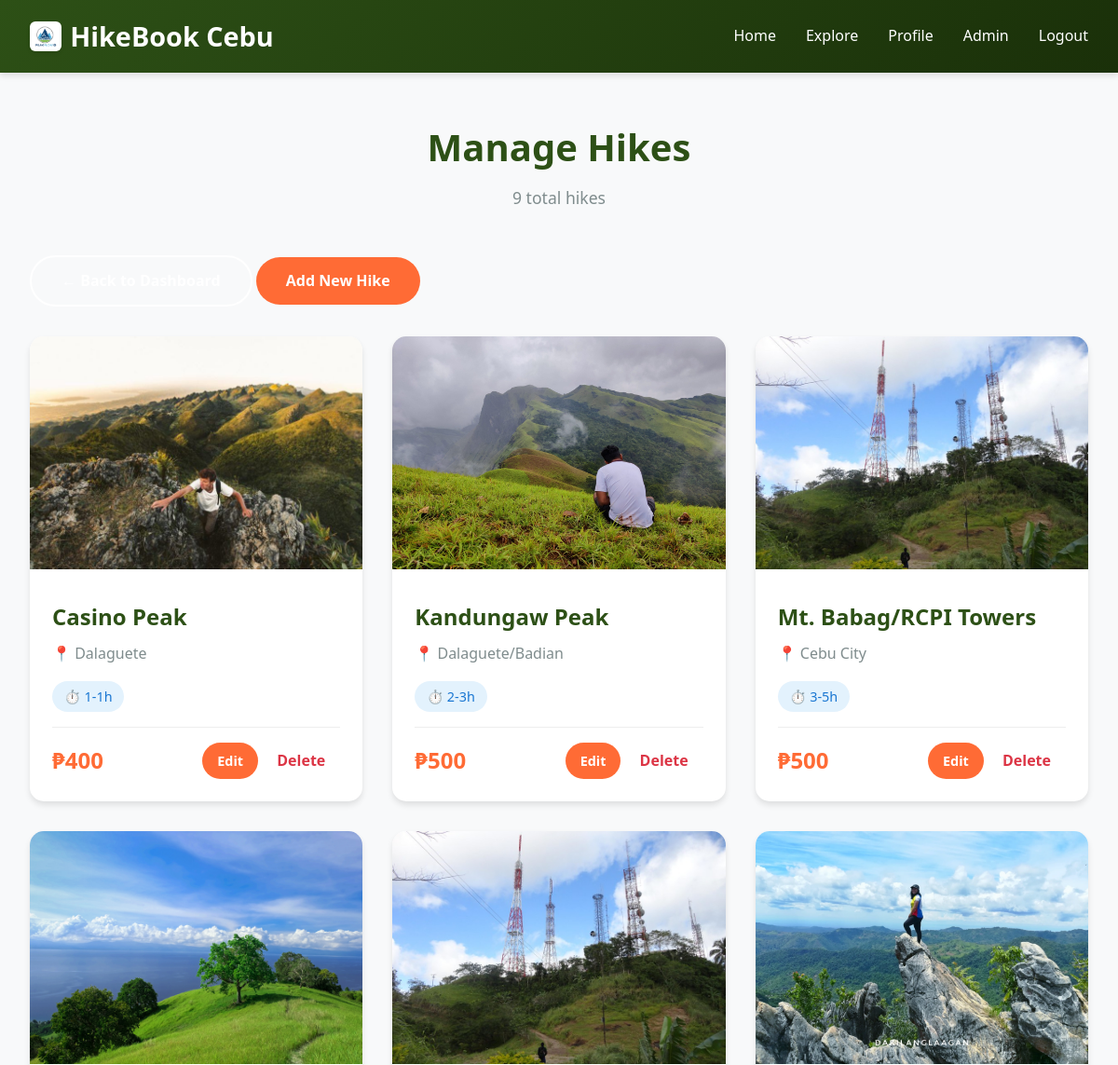
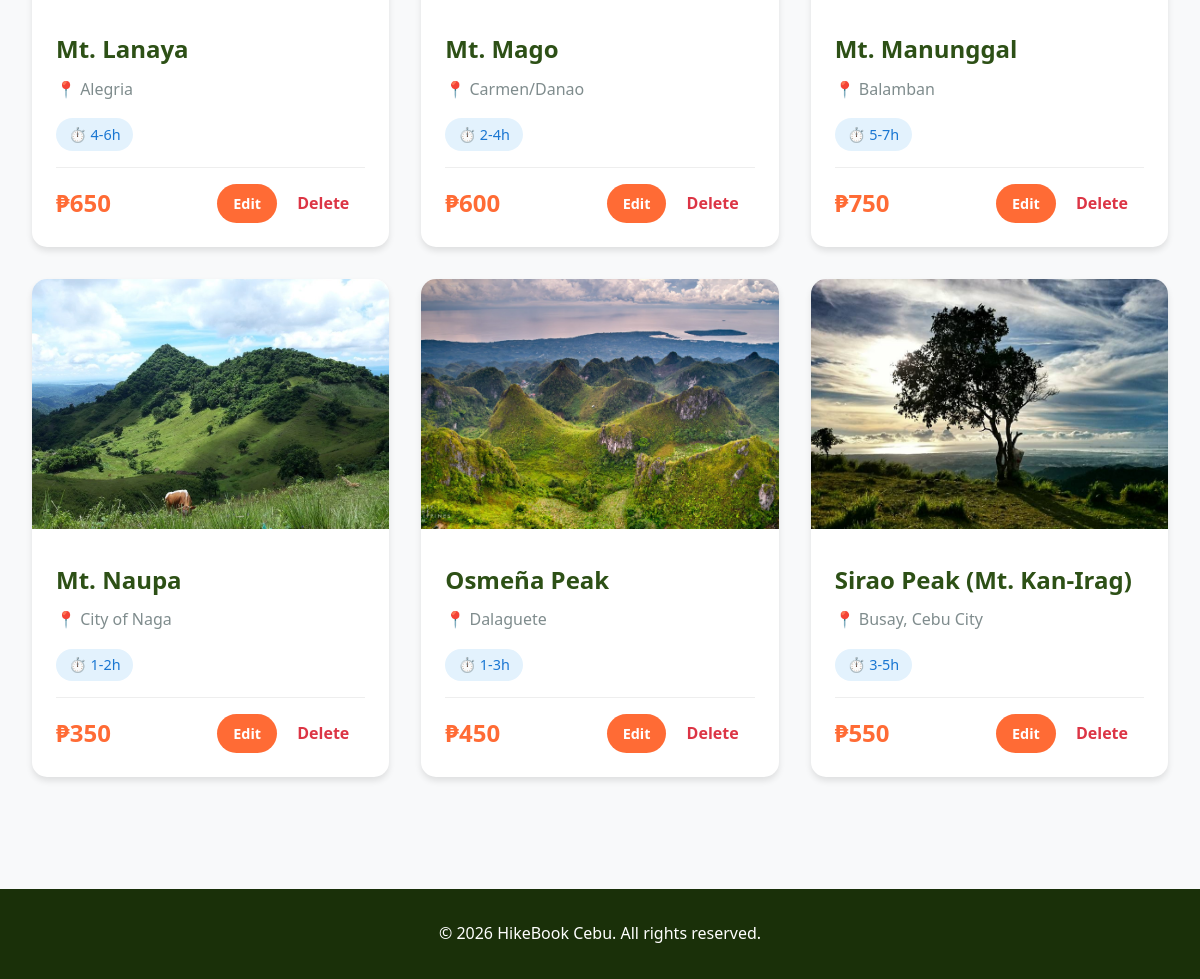
Page /admin/manage_hikes.php (signed in) on the committed database (2 pictures, top to bottom).
### tables this page shows
CREATE TABLE `hikes` (
  `id` int(11) NOT NULL,
  `slug` varchar(64) NOT NULL,
  `name` varchar(120) NOT NULL,
  `location` varchar(120) NOT NULL,
  `difficulty` varchar(64) NOT NULL,
  `duration_hours_min` int(11) NOT NULL,
  `duration_hours_max` int(11) NOT NULL,
  `price` int(11) NOT NULL,
  `description` text NOT NULL,
  `image_url` varchar(255) NOT NULL
);

### config.php (called while the page is built, shortened)
<?php
function sanitize($data) {
    return htmlspecialchars(trim($data), ENT_QUOTES, 'UTF-8');
}
?>

### admin/manage_hikes.php (the view, shortened to what this page needs)
<?php
require_once '../config.php';
$stmt = $pdo->query("SELECT * FROM hikes ORDER BY name ASC");
$hikes = $stmt->fetchAll();
?>
<!DOCTYPE html>
<html lang="en">
<head>
    <link rel="stylesheet" href="../css/styles.css">
</head>
<body>
    <nav class="navbar">
        <div class="nav-container">
            <a href="../index.php" class="logo">
                <img src="../images/logo.png" alt="HikeBook Cebu Logo">
                <?php echo SITE_NAME; ?>
            </a>
            <ul class="nav-links">
                <li><a href="../index.php">Home</a></li>
                <li><a href="../hikes.php">Explore</a></li>
                <li><a href="../profile.php">Profile</a></li>
                <li><a href="dashboard.php">Admin</a></li>
                <li><a href="../logout.php">Logout</a></li>
            </ul>
        </div>
    </nav>
    <div class="container">
        <div class="section-title">
            <h2>Manage Hikes</h2>
            <p><?php echo count($hikes); ?> total hikes</p>
        </div>
        <div style="margin-bottom: 2rem;">
            <a href="dashboard.php" class="btn btn-secondary">← Back to Dashboard</a>
            <a href="add_hike.php" class="btn btn-primary">Add New Hike</a>
        </div>
        <div class="hikes-grid">
            <?php foreach ($hikes as $hike): ?>
                <div class="hike-card">
                    <img src="../<?php echo sanitize($hike['image_url']); ?>" alt="<?php echo sanitize($hike['name']); ?>" class="hike-image">
                    <div class="hike-content">
                        <h3 class="hike-title"><?php echo sanitize($hike['name']); ?></h3>
                        <div class="hike-location">
                            📍 <?php echo sanitize($hike['location']); ?>
                        </div>
                        <div class="hike-meta">
                            <span class="meta-badge" style="background: #e3f2fd; color: #1976d2;">
                                ⏱️ <?php echo $hike['duration_hours_min']; ?>-<?php echo $hike['duration_hours_max']; ?>h
                            </span>
                        </div>
                        <div class="hike-footer">
                            <span class="price">₱<?php echo number_format($hike['price']); ?></span>
                            <div>
                                <a href="edit_hike.php?id=<?php echo $hike['id']; ?>" class="btn btn-primary" style="padding: 0.5rem 1rem; font-size: 0.9rem;">Edit</a>
                                <a href="?delete=<?php echo $hike['id']; ?>"
                                   onclick="return confirm('Are you sure you want to delete this hike?')"
                                   style="color: #dc3545; text-decoration: none; font-weight: 600; padding: 0.5rem 1rem;">
                                    Delete
                                </a>
                            </div>
                        </div>
                    </div>
                </div>
            <?php endforeach; ?>
        </div>
    </div>
    <footer class="footer">
        <p>&copy; <?php echo date('Y'); ?> <?php echo SITE_NAME; ?>. All rights reserved.</p>
    </footer>
</body>
</html>

### css/styles.css (style rules this page uses)
* { margin: 0; padding: 0; box-sizing: border-box; }
:root { --primary: #2d5016; --primary-light: #4a7c2c; --primary-dark: #1a3009; --secondary: #8b4513; --accent: #ff6b35; --text-dark: #2c3e50; --text-light: #7f8c8d; --bg-light: #f8f9fa; --white: #ffffff; --shadow: 0 4px 6px rgba(0, 0, 0, 0.1); --shadow-lg: 0 10px 25px rgba(0, 0, 0, 0.2); }
body { font-family: 'Segoe UI', Tahoma, Geneva, Verdana, sans-serif; line-height: 1.6; color: var(--text-dark); background-color: var(--bg-light); }
h1, h2, h3 { font-weight: 700; }
.section-title h2 { font-size: 2.2rem; color: var(--primary); }
.navbar { background: linear-gradient(135deg, var(--primary) 0%, var(--primary-dark) 100%); padding: 1rem 0; box-shadow: var(--shadow); position: sticky; top: 0; z-index: 1000; }
.nav-container { max-width: 1200px; margin: 0 auto; padding: 0 2rem; display: flex; justify-content: space-between; align-items: center; }
.logo { font-size: 1.8rem; font-weight: bold; color: var(--white); text-decoration: none; display: flex; align-items: center; gap: 0.6rem; transition: transform 0.3s ease; }
.logo img { height: 32px; width: auto; object-fit: contain; transition: transform 0.3s ease; background: white; padding: 4px; border-radius: 6px; box-shadow: 0 2px 4px rgba(0, 0, 0, 0.1); }
.nav-links { display: flex; gap: 2rem; list-style: none; }
.nav-links a { color: var(--white); text-decoration: none; font-weight: 500; transition: color 0.3s; }
.btn { display: inline-block; padding: 0.8rem 2rem; border-radius: 50px; text-decoration: none; font-weight: 600; transition: all 0.3s; border: none; cursor: pointer; }
.btn-primary { background: var(--accent); color: var(--white); }
.btn-secondary { background: transparent; color: var(--white); border: 2px solid var(--white); }
.container { max-width: 1200px; margin: 0 auto; padding: 3rem 2rem; }
.section-title { text-align: center; margin-bottom: 3rem; }
.section-title h2 { font-size: 2.5rem; color: var(--primary); margin-bottom: 0.5rem; }
.section-title p { color: var(--text-light); font-size: 1.1rem; }
.hikes-grid { display: grid; grid-template-columns: repeat(auto-fill, minmax(350px, 1fr)); gap: 2rem; margin-top: 2rem; }
.hike-card { background: var(--white); border-radius: 15px; overflow: hidden; box-shadow: var(--shadow); transition: all 0.3s; }
.hike-image { width: 100%; height: 250px; object-fit: cover; }
.hike-content { padding: 1.5rem; }
.hike-title { font-size: 1.5rem; color: var(--primary); margin-bottom: 0.5rem; }
.hike-location { color: var(--text-light); margin-bottom: 1rem; display: flex; align-items: center; gap: 0.5rem; }
.hike-meta { display: flex; justify-content: space-between; margin-bottom: 1rem; flex-wrap: wrap; gap: 0.5rem; }
.meta-badge { padding: 0.3rem 0.8rem; border-radius: 20px; font-size: 0.9rem; font-weight: 500; }
.hike-footer { display: flex; justify-content: space-between; align-items: center; border-top: 1px solid #eee; padding-top: 1rem; }
.price { font-size: 1.5rem; color: var(--accent); font-weight: bold; }
.footer { background: var(--primary-dark); color: var(--white); text-align: center; padding: 2rem; margin-top: 4rem; }

### rows in the picture
hikes: image_url (picture), name "Casino Peak", location "Dalaguete", duration_hours_min "1", duration_hours_max "1", price "400"
hikes: image_url (picture), name "Kandungaw Peak", location "Dalaguete/Badian", duration_hours_min "2", duration_hours_max "3", price "500"
hikes: image_url (picture), name "Mt. Babag/RCPI Towers", location "Cebu City", duration_hours_min "3", duration_hours_max "5", price "500"
hikes: image_url (picture), name "Mt. Lanaya", location "Alegria", duration_hours_min "4", duration_hours_max "6", price "650"
hikes: image_url (picture), name "Mt. Mago", location "Carmen/Danao", duration_hours_min "2", duration_hours_max "4", price "600"
hikes: image_url (picture), name "Mt. Manunggal", location "Balamban", duration_hours_min "5", duration_hours_max "7", price "750"
hikes: image_url (picture), name "Mt. Naupa", location "City of Naga", duration_hours_min "1", duration_hours_max "2", price "350"
hikes: image_url (picture), name "Osmeña Peak", location "Dalaguete", duration_hours_min "1", duration_hours_max "3", price "450"
hikes: image_url (picture), name "Sirao Peak (Mt. Kan-Irag)", location "Busay, Cebu City", duration_hours_min "3", duration_hours_max "5", price "550"

### other values in the picture
SITE_NAME "HikeBook Cebu"
count($hikes) "9"
